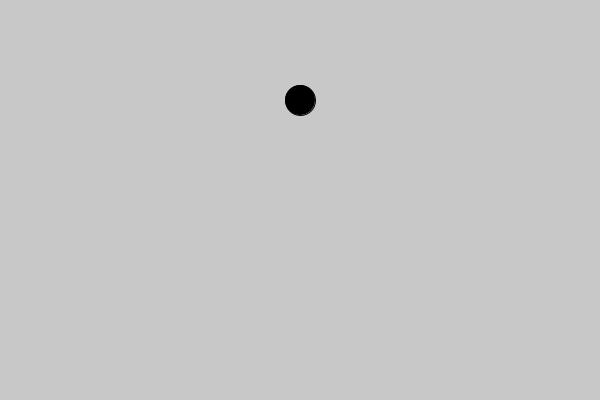
Frame 1 (no input)
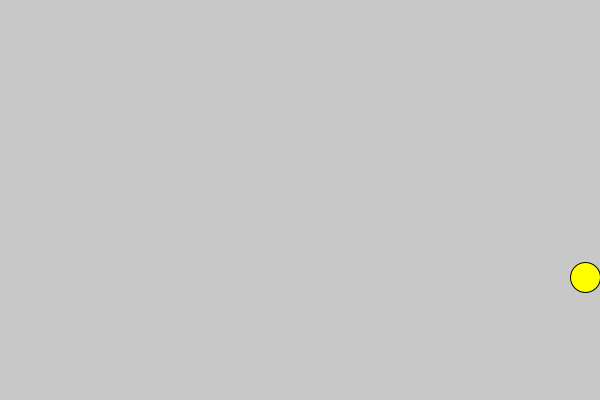
Frame 60 (the mouse pressed at the canvas centre just before this capture)
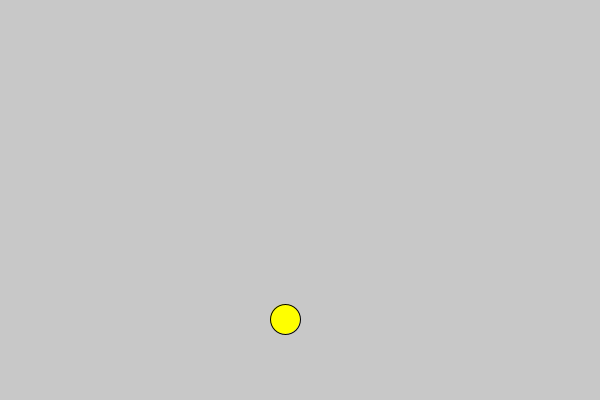
Frame 120 (the mouse held since frame 60 and released just before this capture)

The Processing sketch that drew these frames (run headless with seeded random() and noise(); from frame 60 on, the mouse is pressed at the canvas centre):

// Processing sketch: lecture_10_bounucing_a_ball_2D
// ── lecture_10_bounucing_a_ball_2D.pde
int x, y;
int diam; // ball's diameter
int xdir, ydir;
color ballColor; 

void setup(){
  size(600, 400);
  x = 300;
  y = 100;
  diam = 30;
  xdir = +5;
  ydir = +3;
  ballColor = #000000; //hexadecimal(0..F)
}

void draw(){
  background(200);
  
  fill(ballColor);
  ellipse(x, y, diam, diam);
  x = x + xdir; // ball movement
  y = y + ydir;
  
  if (x + diam/2 > width){ // system variable
    xdir = xdir * -1;
    ballColor = #ffff00;
  }
  if (x - diam/2 < 0){
    xdir = xdir * -1;
    ballColor = #ff0000;
  }
  if (y + diam/2 > height){
    ydir = ydir * -1;
  }
  if (y - diam/2 < 0){
    ydir = ydir * -1;
  }
  
}
